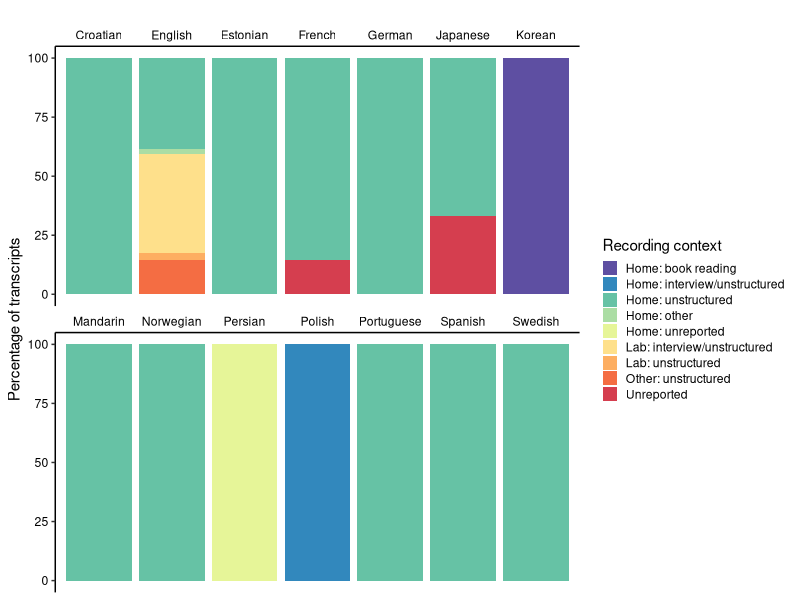

Reproduce this figure in R.
library("RColorBrewer")
library('tidyverse')
library('ggplot2')
library('scales')

context_dat <- read.csv("data/context_counts_subject_level.csv")

context_dat$context <- gsub("HomeBook-reading","Home: book reading",context_dat$context)
context_dat$context <- gsub("HomeInterview/Unstructured","Home: interview/unstructured",context_dat$context)
context_dat$context <- gsub("HomeNaN","Home: unreported",context_dat$context)
context_dat$context <- gsub("HomeOther","Home: other",context_dat$context)
context_dat$context <- gsub("HomeUnstructured","Home: unstructured",context_dat$context)
context_dat$context <- gsub("LabOther","Lab: other",context_dat$context)
context_dat$context <- gsub("LabTabletop play","Lab: tabletop play",context_dat$context)
context_dat$context <- gsub("LabInterview/Unstructured","Lab: interview/unstructured",context_dat$context)
context_dat$context <- gsub("LabUnstructured","Lab: unstructured",context_dat$context)
context_dat$context <- gsub("NaNNaN","Unreported",context_dat$context)
context_dat$context <- gsub("OtherUnstructured","Other: unstructured",context_dat$context)

unique(context_dat$context)

context_summary <- context_dat %>%
                    group_by(Language_name) %>%
                    mutate(percent = count / sum(count) * 100)

context_summary[order(context_summary$Language_name),]

context_summary$context <- factor(context_summary$context, levels = c("Home: book reading",
                                                                      "Home: interview/unstructured",
                                                                      "Home: unstructured",
                                                                      "Home: other",
                                                                      "Home: unreported",
                                                                      "Lab: tabletop play",
                                                                      "Lab: interview/unstructured",
                                                                      "Lab: unstructured",
                                                                      "Lab: other",
                                                                      "Other: unstructured",
                                                                      "Unreported"))

context_summary <- context_summary %>% mutate(row = case_when(
                    Language_name=="Croatian" ~ 0,
                    Language_name=="English" ~ 0,
                    Language_name=="Estonian" ~ 0,
                    Language_name=="French" ~ 0,
                    Language_name=="German" ~ 0,
                    Language_name=="Japanese" ~ 0,
                    Language_name=="Korean" ~ 0,
                    Language_name=="Mandarin" ~ 1,
                    Language_name=="Norwegian" ~ 1,
                    Language_name=="Persian" ~ 1,
                    Language_name=="Polish" ~ 1,
                    Language_name=="Portuguese" ~ 1,
                    Language_name=="Spanish" ~ 1,
                    Language_name=="Swedish" ~ 1))

num_colors <- length(unique(context_summary$context))
spectral_colors <- brewer.pal(num_colors + 1, "Spectral")
reversed_palette <- rev(spectral_colors)

p <- ggplot() +
        geom_bar(aes(y = percent, x = Language_name, fill = context),
                data = context_summary,
                stat="identity") +
        facet_wrap(~row, ncol=1, scales='free') +
        # scale_fill_brewer(name = "Recording context", palette = "Spectral", direction = -1) +
        scale_fill_manual(name = "Recording context", values = reversed_palette) +
        labs(y = "Percentage of transcripts",
            x = "") +
        theme_classic() +
        scale_x_discrete(position = "top") +
        theme(text = element_text(size=11),
            axis.text.x = element_text(colour="black",vjust = 0.5, hjust = 0.5),
            axis.ticks.x=element_blank(),
            axis.text.y = element_text(colour="black"),
            strip.text.x = element_blank(),
            legend.key.size = unit(4, 'mm'),
            legend.background = element_rect(fill="white",
                                            size=0, linetype="dotted",
                                            colour = "white"))

ggsave("figures/Figure_S5.pdf", width = 7, height = 2.4, dpi=1200)
